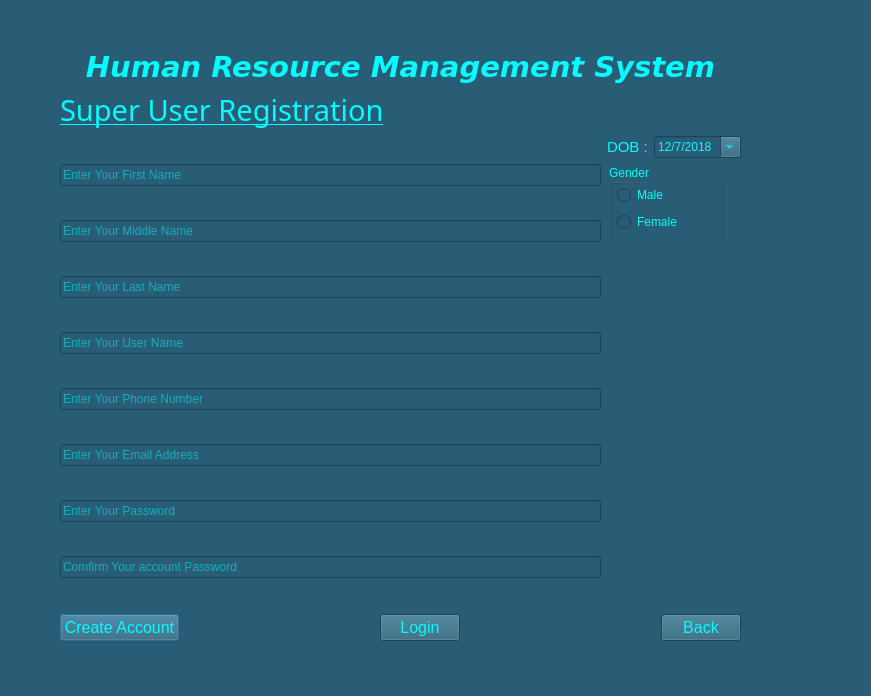
<?xml version="1.0" encoding="UTF-8"?>
<ui version="4.0">
 <class>HRM_Signup_view</class>
 <widget class="QDialog" name="HRM_Signup_view">
  <property name="geometry">
   <rect>
    <x>0</x>
    <y>0</y>
    <width>871</width>
    <height>696</height>
   </rect>
  </property>
  <property name="windowTitle">
   <string>Registration</string>
  </property>
  <property name="windowIcon">
   <iconset>
    <normaloff>../images/icon.png</normaloff>../images/icon.png</iconset>
  </property>
  <property name="styleSheet">
   <string notr="true">background-color:rgb(40, 93, 117);color:rgb(0, 255, 255)</string>
  </property>
  <widget class="QWidget" name="verticalLayoutWidget">
   <property name="geometry">
    <rect>
     <x>60</x>
     <y>50</y>
     <width>681</width>
     <height>591</height>
    </rect>
   </property>
   <layout class="QVBoxLayout" name="verticalLayout_5">
    <item>
     <layout class="QVBoxLayout" name="verticalLayout_2">
      <item>
       <widget class="QLabel" name="label_11">
        <property name="font">
         <font>
          <family>Verdana</family>
          <pointsize>22</pointsize>
          <weight>75</weight>
          <italic>true</italic>
          <bold>true</bold>
         </font>
        </property>
        <property name="text">
         <string>Human Resource Management System</string>
        </property>
        <property name="alignment">
         <set>Qt::AlignCenter</set>
        </property>
       </widget>
      </item>
      <item>
       <widget class="QLabel" name="label">
        <property name="font">
         <font>
          <family>Playbill</family>
          <pointsize>22</pointsize>
          <underline>true</underline>
         </font>
        </property>
        <property name="text">
         <string>Super User Registration</string>
        </property>
       </widget>
      </item>
      <item>
       <layout class="QHBoxLayout" name="horizontalLayout_10">
        <item>
         <layout class="QVBoxLayout" name="verticalLayout">
          <item>
           <layout class="QHBoxLayout" name="horizontalLayout_2">
            <item>
             <widget class="QLineEdit" name="lineEdit_fn">
              <property name="statusTip">
               <string>Please Enter your First Name</string>
              </property>
              <property name="placeholderText">
               <string>Enter Your First Name</string>
              </property>
             </widget>
            </item>
           </layout>
          </item>
          <item>
           <layout class="QHBoxLayout" name="horizontalLayout_3">
            <item>
             <widget class="QLineEdit" name="lineEdit_mn">
              <property name="statusTip">
               <string>Please Enter your Middle Name</string>
              </property>
              <property name="placeholderText">
               <string>Enter Your Middle Name</string>
              </property>
             </widget>
            </item>
           </layout>
          </item>
          <item>
           <layout class="QHBoxLayout" name="horizontalLayout_4">
            <item>
             <widget class="QLineEdit" name="lineEdit_ln">
              <property name="statusTip">
               <string>Please Enter your Last Name</string>
              </property>
              <property name="placeholderText">
               <string>Enter Your Last Name</string>
              </property>
             </widget>
            </item>
           </layout>
          </item>
          <item>
           <layout class="QHBoxLayout" name="horizontalLayout_5">
            <item>
             <widget class="QLineEdit" name="lineEdit_un">
              <property name="statusTip">
               <string>Please Enter your User  Name</string>
              </property>
              <property name="placeholderText">
               <string>Enter Your User Name</string>
              </property>
             </widget>
            </item>
           </layout>
          </item>
          <item>
           <layout class="QHBoxLayout" name="horizontalLayout_6">
            <item>
             <widget class="QLineEdit" name="lineEdit_tell">
              <property name="statusTip">
               <string>Please Enter your Phone Number</string>
              </property>
              <property name="placeholderText">
               <string>Enter Your Phone Number</string>
              </property>
             </widget>
            </item>
           </layout>
          </item>
          <item>
           <layout class="QHBoxLayout" name="horizontalLayout_7">
            <item>
             <widget class="QLineEdit" name="lineEdit_email">
              <property name="statusTip">
               <string>Please Enter your Email Address</string>
              </property>
              <property name="placeholderText">
               <string>Enter Your Email Address</string>
              </property>
             </widget>
            </item>
           </layout>
          </item>
          <item>
           <layout class="QHBoxLayout" name="horizontalLayout_8">
            <item>
             <widget class="QLineEdit" name="lineEdit_pswrd">
              <property name="statusTip">
               <string>Please Enter your account Password</string>
              </property>
              <property name="placeholderText">
               <string>Enter Your Password</string>
              </property>
             </widget>
            </item>
           </layout>
          </item>
          <item>
           <layout class="QHBoxLayout" name="horizontalLayout_9">
            <item>
             <widget class="QLineEdit" name="lineEdit_cpswrd">
              <property name="statusTip">
               <string>Please Confirm your account Password</string>
              </property>
              <property name="placeholderText">
               <string>Comfirm Your account Password</string>
              </property>
             </widget>
            </item>
           </layout>
          </item>
         </layout>
        </item>
        <item>
         <layout class="QVBoxLayout" name="verticalLayout_3">
          <item>
           <layout class="QHBoxLayout" name="horizontalLayout_11">
            <item>
             <widget class="QLabel" name="label_10">
              <property name="font">
               <font>
                <family>System</family>
                <pointsize>11</pointsize>
               </font>
              </property>
              <property name="text">
               <string>DOB :</string>
              </property>
              <property name="buddy">
               <cstring>dateEdit_dob</cstring>
              </property>
             </widget>
            </item>
            <item>
             <widget class="QDateEdit" name="dateEdit_dob">
              <property name="dateTime">
               <datetime>
                <hour>0</hour>
                <minute>0</minute>
                <second>0</second>
                <year>2018</year>
                <month>7</month>
                <day>12</day>
               </datetime>
              </property>
              <property name="displayFormat">
               <string>d/M/yyyy</string>
              </property>
              <property name="calendarPopup">
               <bool>true</bool>
              </property>
             </widget>
            </item>
           </layout>
          </item>
          <item>
           <widget class="QGroupBox" name="groupBox">
            <property name="sizePolicy">
             <sizepolicy hsizetype="Fixed" vsizetype="Fixed">
              <horstretch>120</horstretch>
              <verstretch>80</verstretch>
             </sizepolicy>
            </property>
            <property name="minimumSize">
             <size>
              <width>120</width>
              <height>80</height>
             </size>
            </property>
            <property name="title">
             <string>Gender</string>
            </property>
            <widget class="QWidget" name="layoutWidget">
             <property name="geometry">
              <rect>
               <x>10</x>
               <y>20</y>
               <width>73</width>
               <height>50</height>
              </rect>
             </property>
             <layout class="QVBoxLayout" name="verticalLayout_4">
              <item>
               <widget class="QRadioButton" name="radioButton_m">
                <property name="sizePolicy">
                 <sizepolicy hsizetype="Fixed" vsizetype="Fixed">
                  <horstretch>82</horstretch>
                  <verstretch>17</verstretch>
                 </sizepolicy>
                </property>
                <property name="font">
                 <font>
                  <family>System</family>
                 </font>
                </property>
                <property name="text">
                 <string>Male</string>
                </property>
               </widget>
              </item>
              <item>
               <widget class="QRadioButton" name="radioButton_f">
                <property name="sizePolicy">
                 <sizepolicy hsizetype="Fixed" vsizetype="Fixed">
                  <horstretch>82</horstretch>
                  <verstretch>17</verstretch>
                 </sizepolicy>
                </property>
                <property name="font">
                 <font>
                  <family>System</family>
                 </font>
                </property>
                <property name="text">
                 <string>Female</string>
                </property>
               </widget>
              </item>
             </layout>
            </widget>
           </widget>
          </item>
          <item>
           <spacer name="verticalSpacer_2">
            <property name="orientation">
             <enum>Qt::Vertical</enum>
            </property>
            <property name="sizeHint" stdset="0">
             <size>
              <width>20</width>
              <height>40</height>
             </size>
            </property>
           </spacer>
          </item>
         </layout>
        </item>
       </layout>
      </item>
      <item>
       <layout class="QHBoxLayout" name="horizontalLayout">
        <item>
         <widget class="QPushButton" name="pushButton_signup">
          <property name="font">
           <font>
            <family>System</family>
            <pointsize>12</pointsize>
           </font>
          </property>
          <property name="text">
           <string>Create Account</string>
          </property>
         </widget>
        </item>
        <item>
         <spacer name="horizontalSpacer">
          <property name="orientation">
           <enum>Qt::Horizontal</enum>
          </property>
          <property name="sizeHint" stdset="0">
           <size>
            <width>40</width>
            <height>20</height>
           </size>
          </property>
         </spacer>
        </item>
        <item>
         <widget class="QPushButton" name="pushButton_login">
          <property name="font">
           <font>
            <family>System</family>
            <pointsize>12</pointsize>
           </font>
          </property>
          <property name="text">
           <string>Login</string>
          </property>
         </widget>
        </item>
        <item>
         <spacer name="horizontalSpacer_2">
          <property name="orientation">
           <enum>Qt::Horizontal</enum>
          </property>
          <property name="sizeHint" stdset="0">
           <size>
            <width>40</width>
            <height>20</height>
           </size>
          </property>
         </spacer>
        </item>
        <item>
         <widget class="QPushButton" name="pushButton_back">
          <property name="font">
           <font>
            <family>System</family>
            <pointsize>12</pointsize>
           </font>
          </property>
          <property name="text">
           <string>Back</string>
          </property>
         </widget>
        </item>
       </layout>
      </item>
     </layout>
    </item>
   </layout>
  </widget>
 </widget>
 <resources/>
 <connections/>
</ui>
